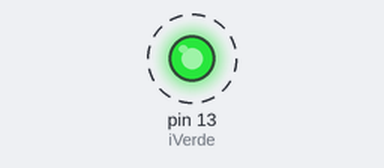
The sketch below on a simulated Arduino Uno, built with avr-gcc and run on an emulated ATmega328P. Shown: output pins drawn as LEDs (lit = HIGH). Dashed ring = blinking.

Above: at 0.5 s.
Timing chart, 0 to 4.6 s (numbered marks = the images above):
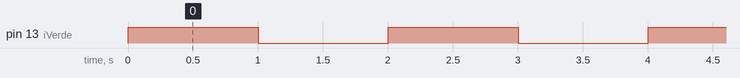

The sketch:

Led-2.ino
```cpp
int iVerde = 13;

void setup ()
{
   pinMode ( iVerde, OUTPUT );
}

void loop ()
{
   digitalWrite ( iVerde, HIGH );
   delay ( 1000 );
   digitalWrite ( iVerde, LOW );
   delay ( 1000 );
}
```

Measured:
- by itself, pin 13 (iVerde): alternates HIGH for 1.0 s and LOW for 1.0 s
